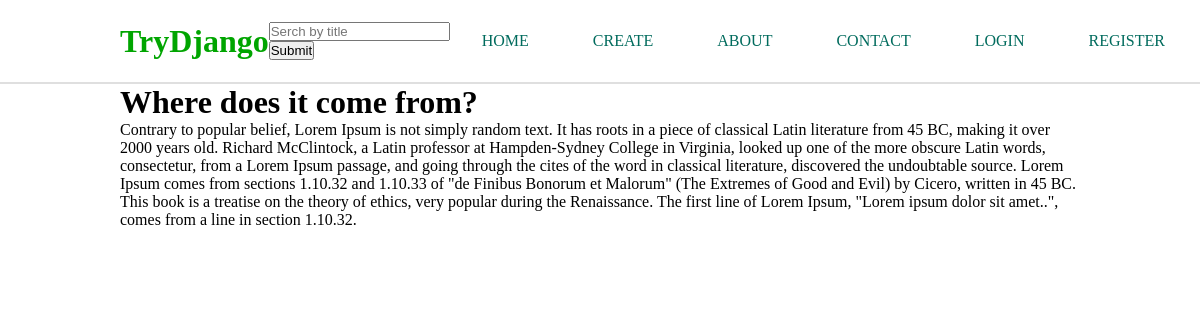
The page /article/detail/35 on the database as committed earlier.
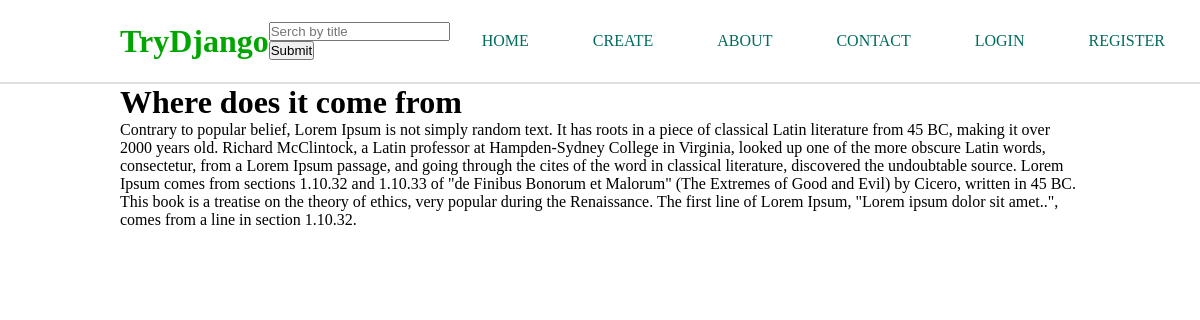
The same page on the database as committed later.
### articles/models.py (models this page shows, shortened)
class Article(models.Model):
    author = models.ForeignKey(User, on_delete=models.CASCADE)
    title = models.CharField(max_length=50)
    slug = models.SlugField(null=True, blank=True)
    content = models.TextField()
    date_created = models.DateTimeField(default=timezone.now)

### articles/views.py (the view)
# urls.py: path('article/detail/<int:pk>', article_detail, name='article-detail'),
def article_detail(request, pk):
    article = Article.objects.get(pk=pk)
    content = article.content
    context = {
        'article': article.title,
        'content': content
    }
    return render(request, 'article_detail.html', context)

### templates/article_detail.html (shortened to what this page needs)
{% extends 'index.html' %}
{% block content %}
    <h1>{{ article }}</h1>
    <div>
        <p>{{ content }}</p>
    </div>
{% endblock content %}

Rows that differ between the two databases and show on the page:
changed Article: title "Where does it come from?" → "Where does it come from"
